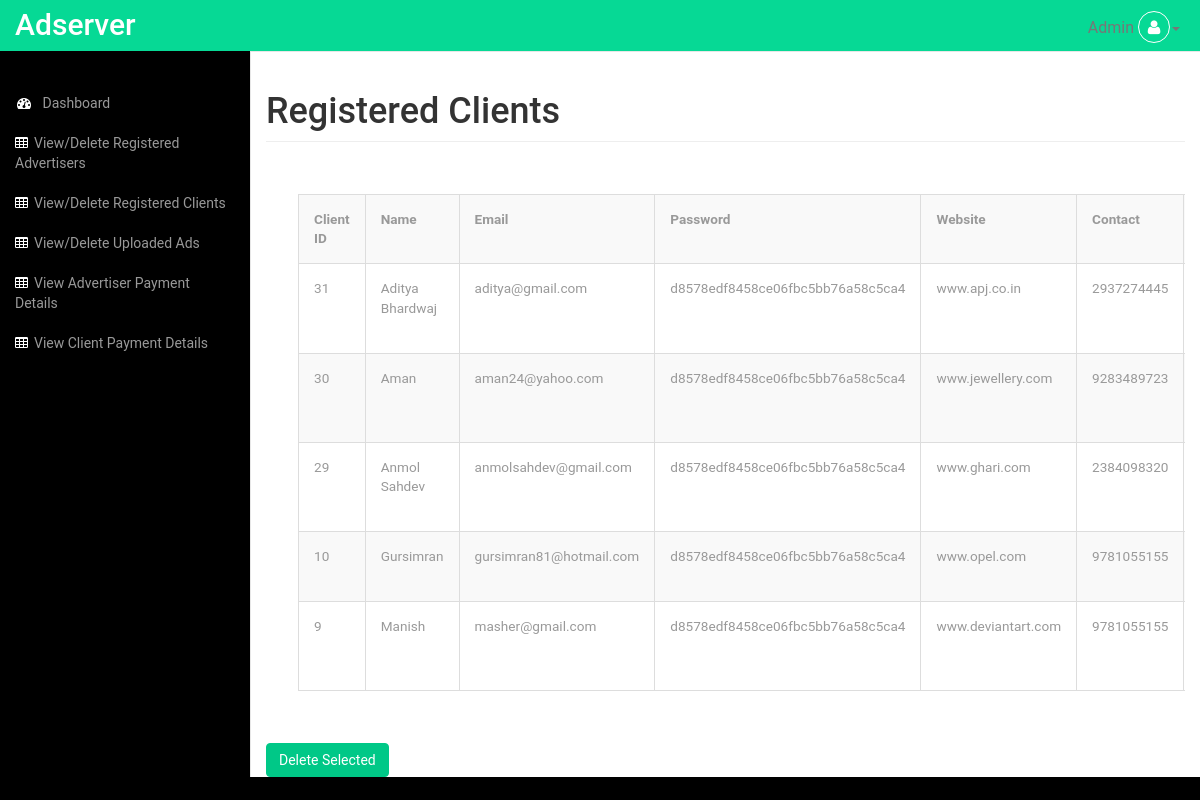
Page /admin/adminviewclient.php (signed in) on the committed database.
### tables this page shows
CREATE TABLE `client` (
  `id` int(50) NOT NULL,
  `client_name` varchar(50) NOT NULL,
  `email` varchar(50) NOT NULL,
  `phone` varchar(50) NOT NULL,
  `password` varchar(50) NOT NULL,
  `company` varchar(50) NOT NULL,
  `sitename` varchar(50) NOT NULL,
  `ip` varchar(50) NOT NULL,
  `address` varchar(100) NOT NULL,
  `country` varchar(50) NOT NULL
);

### admin/adminviewclient.php (the view, shortened to what this page needs)
<!DOCTYPE html>
<html lang="en">
<head>
    <link href="css/bootstrap.min.css" rel="stylesheet">
    <link href="../css/style.css" rel='stylesheet' type='text/css' />
<link href="../css/lines.css" rel='stylesheet' type='text/css' />
<link href="css/font-awesome.css" rel="stylesheet">
    <link href="font-awesome/css/font-awesome.min.css" rel="stylesheet" type="text/css">
<link href="../css/custom.css" rel="stylesheet">
</head>
<body>
    <div id="wrapper">
        <nav class="top1 navbar navbar-default navbar-static-top" role="navigation" style="margin-bottom: 0">
            <div class="navbar-header">
                <a class="navbar-brand" href="../index.php">Adserver</a>
            </div>
            <ul class="nav navbar-nav navbar-right">
                <li class="dropdown">
                    <a href="#" class="dropdown-toggle" data-toggle="dropdown" aria-expanded="false">Admin <i class="fa fa-user"></i><b class="caret"></b></a>
                </li>
            </ul>
           <?php include 'sidebar.php'; ?>
        </nav>
        <div id="page-wrapper">
            <div class="container-fluid">
                <div class="row">
                    <div class="col-lg-12">
                    <h1 class="page-header">
                     Registered Clients
                        </h1>
                        <?php session_start();
if($_SESSION['uname']=='root'){
    include_once "../config.php";
    $get="SELECT * FROM client ORDER BY client_name";
    $query=mysqli_query($conn,$get);
    echo "<div class='bs-example4' data-example-id='contextual-table' style='overflow-x:auto;'> <table class='table table-striped table-hover  info table-bordered table-responsive'>
        <tr>
            <th>Client ID</th>
            <th>Name</th>
            <th>Email</th>
            <th>Password</th>
            <th>Website</th>
            <th>Contact</th>
            <th>Company</th>
            <th>Address</th>
            <th>Country</th>
            <th>Delete</th>
        </tr>";
    $counter =0;
    while($res=mysqli_fetch_array($query))
    {$counter++;
    $name=$res['client_name'];
    $email=$res['email'];
    $pass=$res['password'];
    $site=$res['sitename'];
    $phone=$res['phone'];
    $company=$res['company'];
    $address=$res['address'];
    $country=$res['country'];
    $id=$res['id'];
        echo "<tr>
      <td>$id</td>
            <td>$name</td>
            <td>$email</td>
            <td>$pass</td>
            <td>$site</td>
            <td>$phone</td>
            <td>$company</td>
            <td>$address</td>
            <td>$country</td>
      <td>" ?>
<?php
      echo "</td>";
    ?>
    </tr>
<?php } ; ?>
</table>
</div>
<input type="submit" value="Delete Selected" class="btn btn-primary">
<?php }
    else
    {
        echo "<script>
        alert('Admin Please Login First.')
        </script>";
        echo "<meta http-equiv='refresh' content='2;url =adminlogin.php'/>";
    }
 ?>
                    </div>
                </div>
            </div>
        </div>
    </div>
</body>
</html>

### admin/sidebar.php
<div class="navbar-default sidebar" role="navigation">
<div class="sidebar-nav navbar-collapse">
               <ul class="nav" id="side-menu">
                   <li>
                       <a href="adminpanel.php"><i class="fa fa-dashboard fa-fw nav_icon"></i> Dashboard</a>
                   </li>
                   <li>
                       <a href="adminviewadvertiser.php"><i class="fa fa-table nav_icon"></i>View/Delete Registered Advertisers</a>
                   </li>
                   <li>
                       <a href="adminviewclient.php"><i class="fa fa-table nav_icon"></i>View/Delete Registered Clients</a>
                   </li>
                     <li>
                       <a href="viewadsadmin.php"><i class="fa fa-table nav_icon"></i>View/Delete Uploaded Ads</a>
                   </li>
                   <li>
                       <a href="viewadvertiserpayment.php"><i class="fa fa-table nav_icon"></i>View Advertiser Payment Details</a>
                   </li>
                    <li>
                       <a href="viewclientpayment.php"><i class="fa fa-table nav_icon"></i>View Client Payment Details</a>
                   </li>
               </ul>
           </div>
           </div>

### css/style.css (style rules this page uses)
h4, h5, h6, h1, h2, h3 { margin-top: 0; }
ul, ol { margin: 0; }
html, body { font-family: 'Roboto', sans-serif; font-size: 100%; background:#000; overflow-x: hidden; }
body a { transition:0.5s all; -webkit-transition:0.5s all; -moz-transition:0.5s all; -o-transition:0.5s all; -ms-transition:0.5s all; }
.navbar .navbar-nav li a { padding: 0 10px; line-height: 56px; position: relative; }
.navbar .navbar-nav li a i { border: 1px solid #fff; padding: 8px 0; width: 32px; text-align: center; -webkit-border-radius: 50em; -moz-border-radius: 50em; border-radius: 50em; color: #fff; height: 32px; }
.navbar-default.sidebar { background-color: #000; font-family: 'Roboto', sans-serif; }
nav.top1.navbar.navbar-default.navbar-static-top { background-color:rgb(6, 217, 149); font-family: 'Roboto', sans-serif; }
.navbar-default .navbar-brand { color: #fff !important; font-size: 30px; font-weight: 500; }
.navbar-right { margin-right: 10px !important; }
.navbar-right li { display:inline-block; }
i.nav_icon { color: #fff; margin-right:6px; }
.sidebar ul li a { color: #999; font-size:14px; }
ul.nav.navbar-nav.navbar-right { height: 51px; }
.sidebar-nav.navbar-collapse { margin: 2em 0 0 0; }
.bs-example4 { background: #fff; padding: 2em; }
.table > thead > tr > th, .table > tbody > tr > th, .table > tfoot > tr > th, .table > thead > tr > td, .table > tbody > tr > td, .table > tfoot > tr > td { border-top: none !important; }
.btn-primary { background-color: rgb(0, 200, 135) !important; border-color: rgb(0, 200, 135) !important; color: #fff; }
.table > thead > tr > th, .table > tbody > tr > th, .table > tfoot > tr > th, .table > thead > tr > td, .table > tbody > tr > td, .table > tfoot > tr > td { font-size: 0.85em; color: #999; }
.table td, .table>tbody>tr>td, .table>tbody>tr>th, .table>tfoot>tr>td, .table>tfoot>tr>th, .table>thead>tr>td, .table>thead>tr>th { padding:15px !important; }

### css/custom.css (style rules this page uses)
#wrapper { width: 100%; }
#page-wrapper { min-height: 568px; background-color: #fff; }
@media (min-width:768px) { #page-wrapper { position: inherit; margin: 0 0 0 250px; border-left: 1px solid #e7e7e7; } }
.sidebar .sidebar-nav.navbar-collapse { padding-right: 0; padding-left: 0; }
@media (min-width:768px) { .sidebar { z-index: 1; position: absolute; width: 250px; margin-top: 51px; } }

### rows in the picture
client: id "31", client_name "Aditya Bhardwaj", email "aditya@gmail.com", password "d8578edf8458ce06fbc5bb76a58c5ca4", sitename "www.apj.co.in", phone "2937274445"
client: id "30", client_name "Aman", email "aman24@yahoo.com", password "d8578edf8458ce06fbc5bb76a58c5ca4", sitename "www.jewellery.com", phone "9283489723"
client: id "29", client_name "Anmol Sahdev", email "anmolsahdev@gmail.com", password "d8578edf8458ce06fbc5bb76a58c5ca4", sitename "www.ghari.com", phone "2384098320"
client: id "10", client_name "Gursimran", email "gursimran81@hotmail.com", password "d8578edf8458ce06fbc5bb76a58c5ca4", sitename "www.opel.com", phone "9781055155"
client: id "9", client_name "Manish", email "masher@gmail.com", password "d8578edf8458ce06fbc5bb76a58c5ca4", sitename "www.deviantart.com", phone "9781055155"
